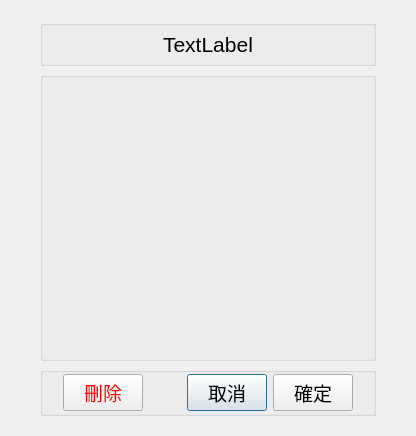
<?xml version="1.0" encoding="UTF-8"?>
<ui version="4.0">
 <class>DialogInput</class>
 <widget class="QDialog" name="DialogInput">
  <property name="geometry">
   <rect>
    <x>0</x>
    <y>0</y>
    <width>416</width>
    <height>436</height>
   </rect>
  </property>
  <property name="windowTitle">
   <string>Dialog</string>
  </property>
  <layout class="QGridLayout" name="gridLayout">
   <property name="leftMargin">
    <number>0</number>
   </property>
   <property name="topMargin">
    <number>0</number>
   </property>
   <property name="rightMargin">
    <number>0</number>
   </property>
   <property name="bottomMargin">
    <number>0</number>
   </property>
   <property name="spacing">
    <number>0</number>
   </property>
   <item row="0" column="0">
    <widget class="QWidget" name="wBg" native="true">
     <layout class="QGridLayout" name="gridLayout_2">
      <property name="leftMargin">
       <number>40</number>
      </property>
      <property name="topMargin">
       <number>20</number>
      </property>
      <property name="rightMargin">
       <number>40</number>
      </property>
      <property name="bottomMargin">
       <number>20</number>
      </property>
      <item row="1" column="0">
       <widget class="QGroupBox" name="wContent">
        <property name="sizePolicy">
         <sizepolicy hsizetype="Preferred" vsizetype="Expanding">
          <horstretch>0</horstretch>
          <verstretch>0</verstretch>
         </sizepolicy>
        </property>
        <property name="font">
         <font>
          <pointsize>14</pointsize>
         </font>
        </property>
        <layout class="QGridLayout" name="gridLayout_5">
         <property name="leftMargin">
          <number>1</number>
         </property>
         <property name="topMargin">
          <number>1</number>
         </property>
         <property name="rightMargin">
          <number>1</number>
         </property>
         <property name="bottomMargin">
          <number>1</number>
         </property>
         <item row="0" column="0">
          <widget class="QStackedWidget" name="stackedWidget">
           <property name="minimumSize">
            <size>
             <width>0</width>
             <height>40</height>
            </size>
           </property>
           <widget class="QWidget" name="pageComponent" native="true">
            <layout class="QVBoxLayout" name="verticalLayout">
             <item>
              <widget class="QWidget" name="wBody" native="true">
               <property name="minimumSize">
                <size>
                 <width>0</width>
                 <height>40</height>
                </size>
               </property>
              </widget>
             </item>
             <item>
              <spacer name="verticalSpacer">
               <property name="orientation">
                <enum>Qt::Vertical</enum>
               </property>
               <property name="sizeHint" stdset="0">
                <size>
                 <width>20</width>
                 <height>215</height>
                </size>
               </property>
              </spacer>
             </item>
            </layout>
           </widget>
           <widget class="QWidget" name="pageText">
            <layout class="QGridLayout" name="gridLayout_6">
             <item row="0" column="0">
              <widget class="QTextEdit" name="text"/>
             </item>
            </layout>
           </widget>
          </widget>
         </item>
        </layout>
       </widget>
      </item>
      <item row="0" column="0">
       <widget class="QGroupBox" name="groupBox">
        <property name="minimumSize">
         <size>
          <width>0</width>
          <height>46</height>
         </size>
        </property>
        <layout class="QGridLayout" name="gridLayout_4">
         <property name="topMargin">
          <number>0</number>
         </property>
         <property name="bottomMargin">
          <number>0</number>
         </property>
         <item row="0" column="0">
          <widget class="QLabel" name="lbTitle">
           <property name="font">
            <font>
             <pointsize>16</pointsize>
             <bold>false</bold>
            </font>
           </property>
           <property name="text">
            <string>TextLabel</string>
           </property>
           <property name="alignment">
            <set>Qt::AlignCenter</set>
           </property>
          </widget>
         </item>
        </layout>
       </widget>
      </item>
      <item row="2" column="0">
       <widget class="QGroupBox" name="groupBox_3">
        <property name="minimumSize">
         <size>
          <width>0</width>
          <height>46</height>
         </size>
        </property>
        <property name="font">
         <font>
          <pointsize>14</pointsize>
         </font>
        </property>
        <layout class="QGridLayout" name="gridLayout_3">
         <property name="leftMargin">
          <number>20</number>
         </property>
         <property name="topMargin">
          <number>0</number>
         </property>
         <property name="rightMargin">
          <number>20</number>
         </property>
         <property name="bottomMargin">
          <number>0</number>
         </property>
         <item row="0" column="2">
          <widget class="QPushButton" name="btnCancel">
           <property name="text">
            <string>取消</string>
           </property>
          </widget>
         </item>
         <item row="0" column="3">
          <widget class="QPushButton" name="btnOk">
           <property name="text">
            <string>確定</string>
           </property>
          </widget>
         </item>
         <item row="0" column="0">
          <widget class="QPushButton" name="btnDel">
           <property name="font">
            <font>
             <pointsize>14</pointsize>
            </font>
           </property>
           <property name="styleSheet">
            <string notr="true">color: rgb(255, 0, 0);</string>
           </property>
           <property name="text">
            <string>刪除</string>
           </property>
          </widget>
         </item>
         <item row="0" column="1">
          <spacer name="horizontalSpacer">
           <property name="orientation">
            <enum>Qt::Horizontal</enum>
           </property>
           <property name="sizeHint" stdset="0">
            <size>
             <width>40</width>
             <height>20</height>
            </size>
           </property>
          </spacer>
         </item>
        </layout>
       </widget>
      </item>
     </layout>
    </widget>
   </item>
  </layout>
 </widget>
 <resources/>
 <connections/>
</ui>
